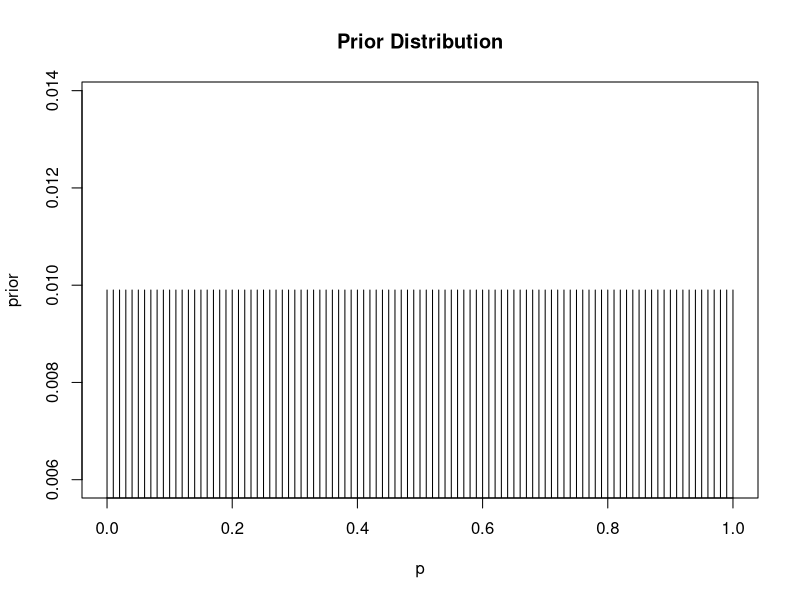
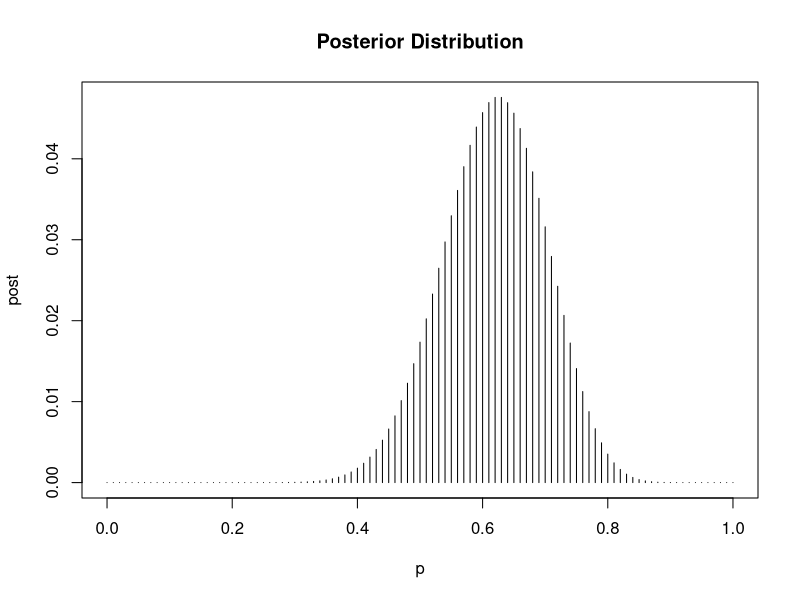
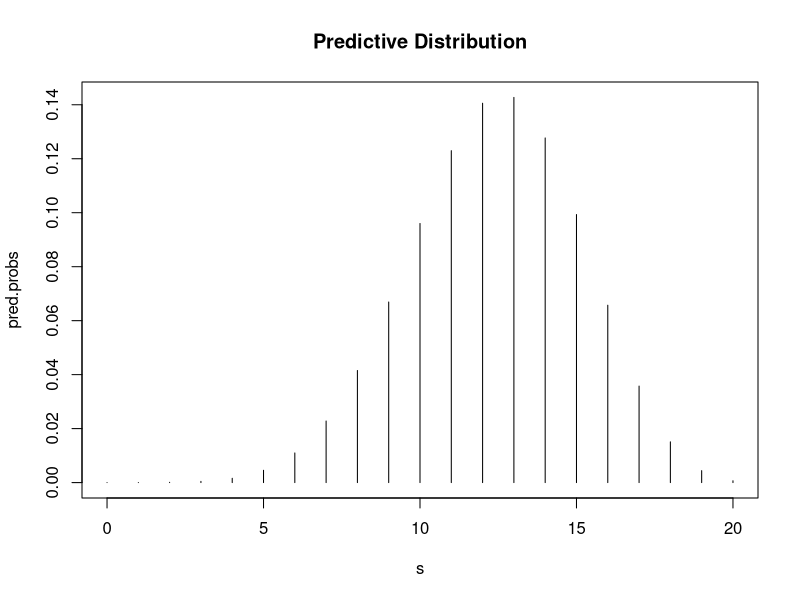
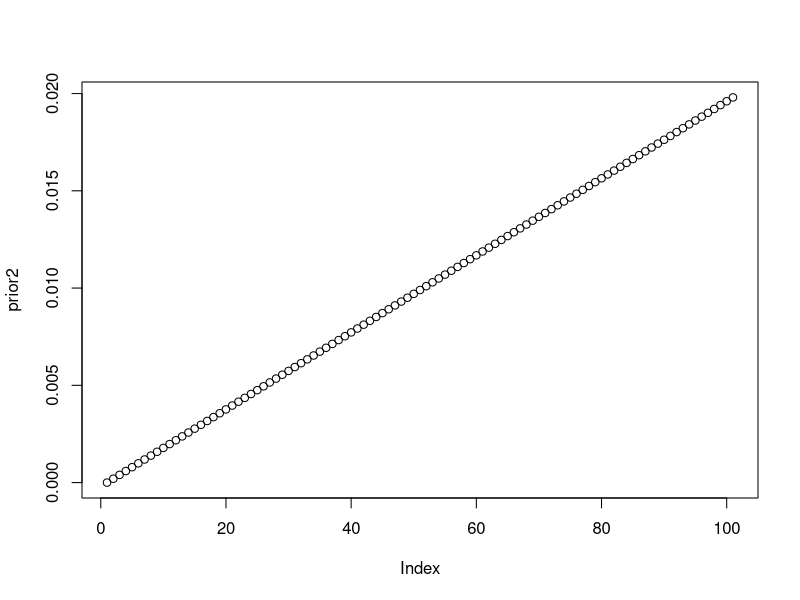
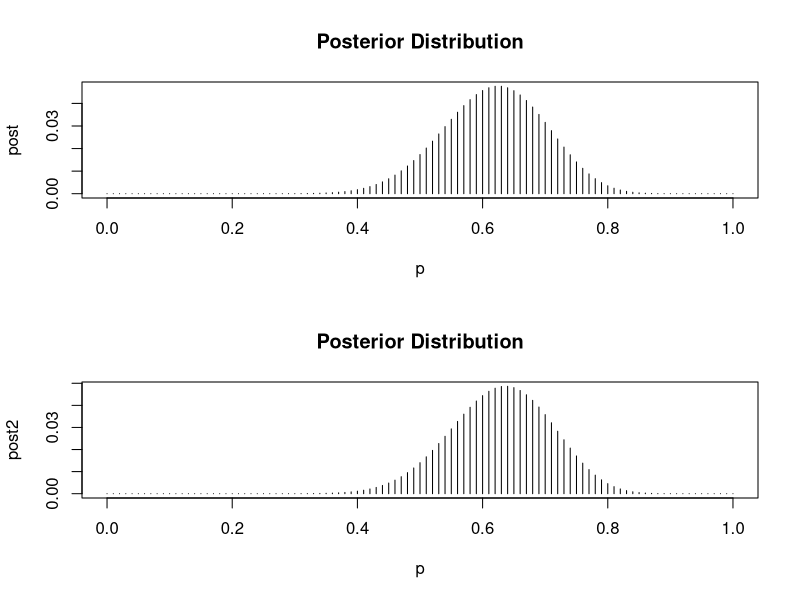
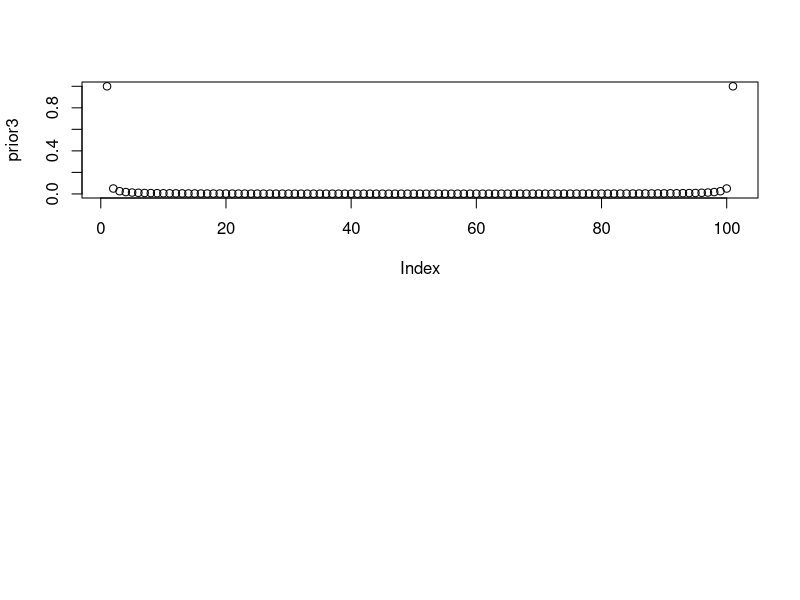
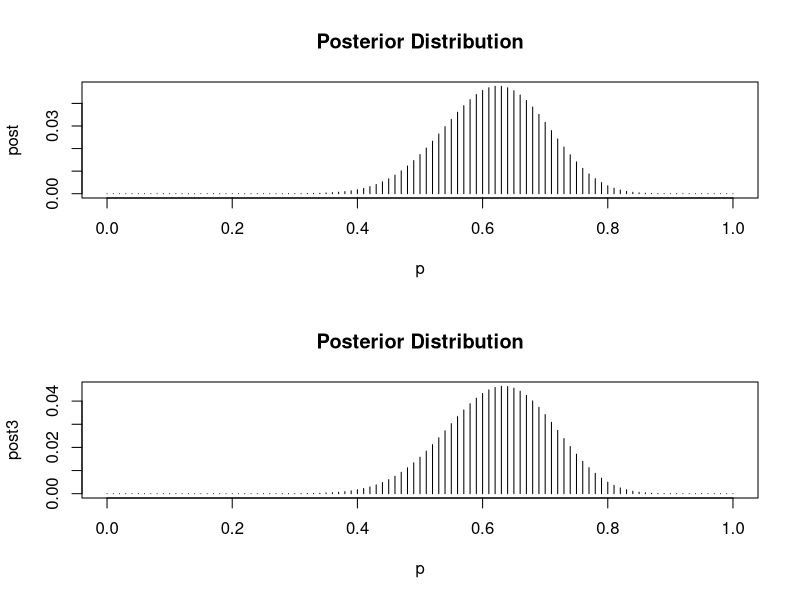
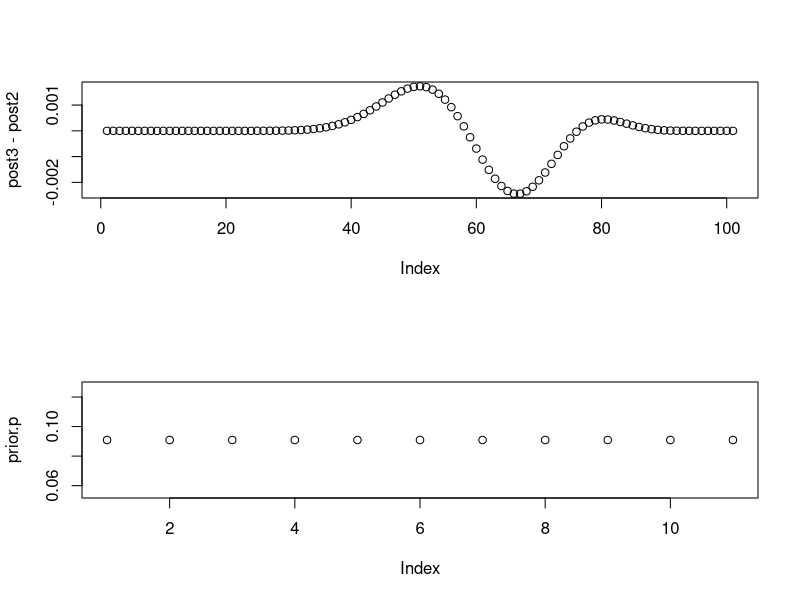

Recreate these plots in R, in order.
library(LearnBayes)

# Binomial

p <- seq(0, 1, by = 0.01)
prior <- 1 / 101 + 0 * p
plot(p, prior, type="h", main="Prior Distribution")
post <- pdisc(p, prior, c(20, 12))
plot(p, post, type="h", main="Posterior Distribution")

discint(cbind(p, post), 0.90)

n <- 20
s <- 0:20
pred.probs <- pdiscp(p, post, n, s)
plot(s, pred.probs, type="h", main="Predictive Distribution")

prior2 <- p/sum(p)
plot(prior2)
post2 <- pdisc(p, prior2, c(20, 12))
par(mfrow=c(2,1))
plot(p, post, type="h", main="Posterior Distribution")
plot(p, post2, type="h", main="Posterior Distribution")

prior3 <- dbeta(p,.001,.001)
prior3[1]<-prior3[101]<-1
plot(prior3)
post3 <- pdisc(p, prior3, c(20, 12))
par(mfrow=c(2,1))
plot(p, post, type="h", main="Posterior Distribution")
plot(p, post3, type="h", main="Posterior Distribution")

plot(post3-post2)

#Poisson

prior.p <- rep(1/11, 11)
names(prior.p) <- 20:30

print(prior.p)
plot(prior.p)

y <- c(24, 25, 31, 31, 22, 21, 26, 20, 16, 22)

post <- discrete.bayes(dpois, prior.p, y)

print(post)
plot(post)
points(prior)
summary(post)

#Geometrisch

y<-rgeom(3,.4)

p <- seq(0.01, 1, by = 0.01)
prior <- 1 / 100 + 0 * p
prior2 <- p/sum(p)
prior3 <- dbeta(p,.001,.001)
prior3[1]<-prior3[100]<-1

par(mfrow=c(3,1))
names(prior)<-names(prior2)<-names(prior3)<-p
plot(discrete.bayes(dgeom, prior, y))
plot(discrete.bayes(dgeom, prior2, y))
plot(discrete.bayes(dgeom, prior3, y))

y<-rgeom(15,.4)
par(mfrow=c(3,1))
names(prior)<-names(prior2)<-names(prior3)<-p
plot(discrete.bayes(dgeom, prior, y))
plot(discrete.bayes(dgeom, prior2, y))
plot(discrete.bayes(dgeom, prior3, y))

dev.off()

#normal
set.seed(3427)
p1 = seq(0.4, 0.6, length = 99)
p2 = seq(0.01, 0.2, length=99)
prior = matrix(1/(99^2), 99, 99)
image(p1,p2,prior, xlab="mu", ylab="sigma")
y<-rnorm(20,.5,.1)
mean(y)
sd(y)
dimnames(prior)[[1]] = p1
dimnames(prior)[[2]] = p2
post<-discrete.bayes.2(dnorm,prior,y)
plot(post,xlab="mu",ylab="sigma")

plot(p1,490*apply(post$prob,1,sum),type="l",ylim=c(0,20),xlab="mu",ylab="") #marginal
lines(p1,23*490*post$prob[,49],col="blue") #bedingt
legend(.4,20,col=c("black","blue"),legend=c("marginal","bedingt"),pch=19)
